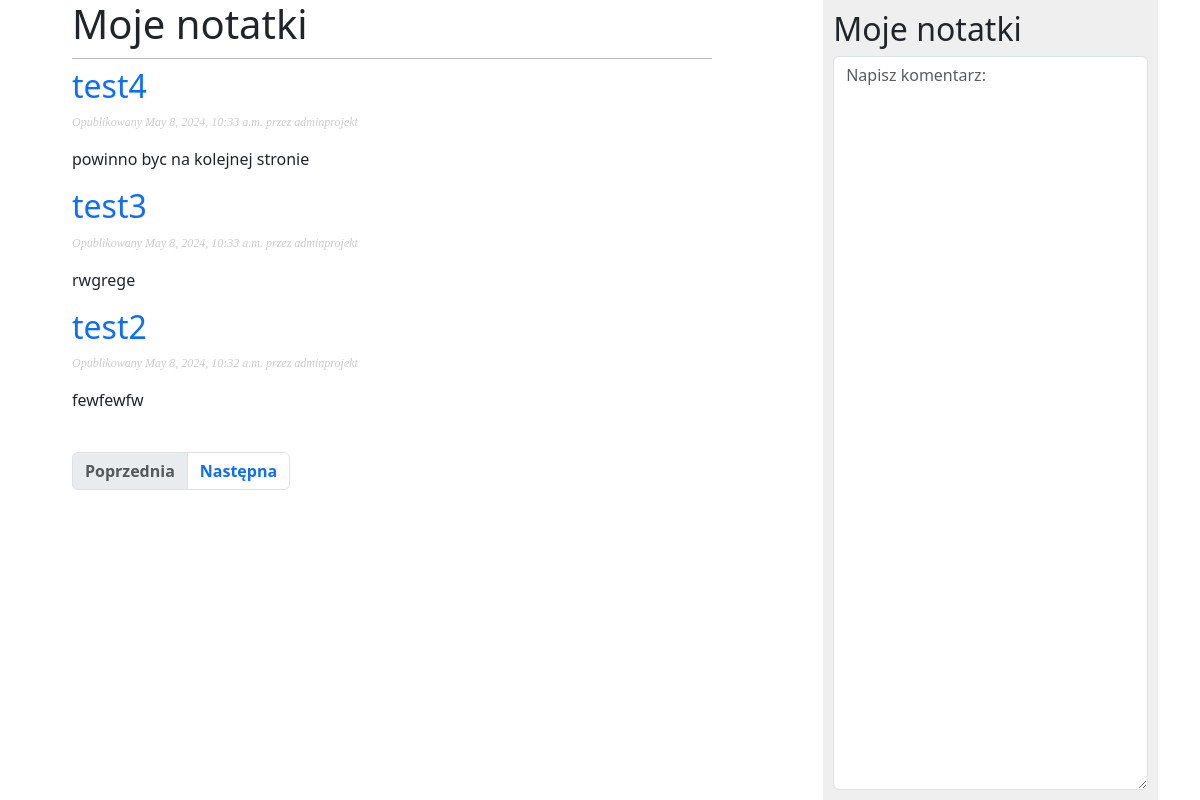
/notatki/, run on the app's committed database.
### notatki/models.py (models this page shows, shortened)
class Post(models.Model):
    objects = models.Manager()
    published = PublishedManager()
    STATUS_CHOICES = (
        ('draft', 'Draft'),
        ('published', 'Opublikowany')
    )
    title = models.CharField(max_length=250)
    slug = models.SlugField(max_length=250, unique_for_date='publish')
    author = models.ForeignKey(User, on_delete=models.CASCADE, related_name='notatki_posts')
    body = models.TextField()
    publish = models.DateTimeField(default=timezone.now)
    created = models.DateTimeField(auto_now_add=True)
    updated = models.DateTimeField(auto_now=True)
    status = models.CharField(max_length=10, choices=STATUS_CHOICES,
                              default='draft')
    class Meta:
        ordering = ('-publish',)
    def get_absolute_url(self):
        return reverse('notatki:post_detail', args=[self.publish.year,
                                                 self.publish.month,
                                                 self.publish.day,
                                                 self.slug])

### notatki/views.py (the view)
# urls.py: path('', views.PostListView.as_view(), name='post_list'),
class PostListView(ListView):
    queryset = Post.published.all()
    context_object_name = "posts"
    paginate_by = 3 #ile elementow ma byc na jednej stronie
    template_name = "notatki/post/list.html"

### notatki/templates/notatki/post/list.html (shortened to what this page needs)
{% extends "notatki/base.html" %}
{% block content %}
 <h1>Moje notatki</h1>
 {% for post in posts %}
 <h2>
 <a class="link-underline link-underline-opacity-0" href="{{ post.get_absolute_url }}">
 {{ post.title }}
 </a>
 </h2>
 <p class="date">
 Opublikowany {{ post.publish }} przez {{ post.author }}
 </p>
 {{ post.body|truncatewords:30|linebreaks }}
 {% endfor %}
       {% include "notatki/pagination.html" with page=page_obj %}
{% endblock %}

### notatki/static/css/blog.css (style rules this page uses)
body { margin:0; padding:0; font-family:helvetica, sans-serif; }
a { color:#00abff; text-decoration:none; }
h1 { font-weight:normal; border-bottom:1px solid #bbb; padding:0 0 10px 0; }
h2 { font-weight:normal; margin:30px 0 0; }
p.date { color:#ccc; font-family: georgia, serif; font-size: 12px; font-style: italic; }

### data on the page
Post: title "test4", publish "May 8, 2024, 10:33 a.m.", author "adminprojekt", body "powinno byc na kolejnej stronie"
Post: title "test3", publish "May 8, 2024, 10:33 a.m.", author "adminprojekt", body "rwgrege"
Post: title "test2", publish "May 8, 2024, 10:32 a.m.", author "adminprojekt", body "fewfewfw"
